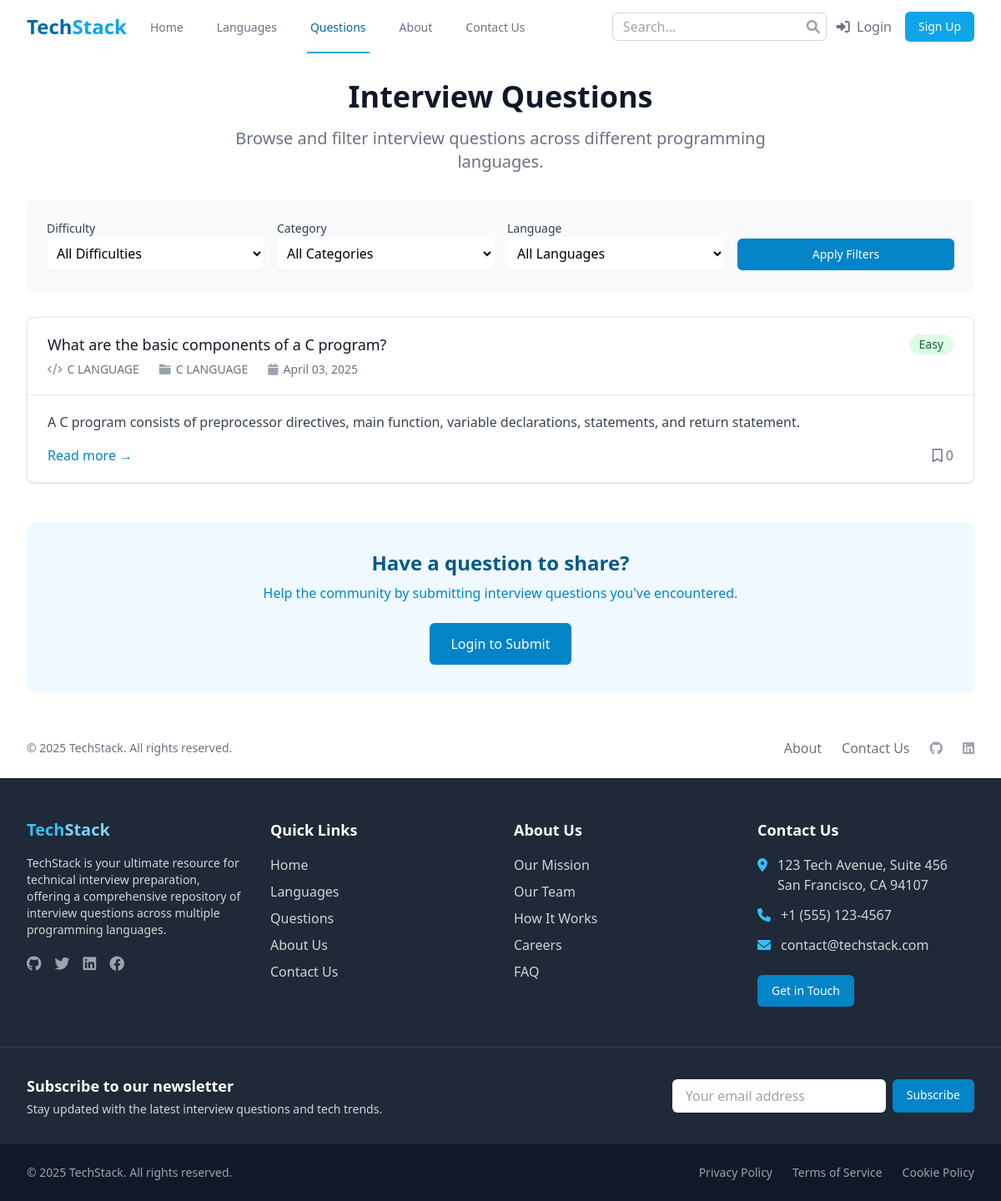
Screenshot of /questions/ with the database file from the repository.
### questions/models.py (models this page shows, shortened)
class Question(models.Model):
    title = models.CharField(max_length=255)
    slug = models.SlugField(unique=True, blank=True)
    content = models.TextField()
    code_snippet = models.TextField(blank=True, null=True)
    difficulty = models.CharField(
        max_length=10,
        choices=DifficultyLevel.choices,
        default=DifficultyLevel.MEDIUM
    )
    language = models.ForeignKey(Language, on_delete=models.CASCADE, related_name='questions')
    topics = models.ManyToManyField(Topic, related_name='questions')
    category = models.ForeignKey(Category, on_delete=models.SET_NULL, null=True, related_name='questions')
    created_by = models.ForeignKey(User, on_delete=models.SET_NULL, null=True, related_name='created_questions')
    created_at = models.DateTimeField(auto_now_add=True)
    updated_at = models.DateTimeField(auto_now=True)
    is_approved = models.BooleanField(default=False)
    class Meta:
        ordering = ['-created_at']

class Category(models.Model):
    name = models.CharField(max_length=100, unique=True)
    slug = models.SlugField(unique=True, blank=True)
    def __str__(self):
        return self.name
    class Meta:
        verbose_name_plural = 'Categories'

### languages/models.py (models this page shows, shortened)
class Language(models.Model):
    name = models.CharField(max_length=100)
    slug = models.SlugField(unique=True, blank=True)
    description = models.TextField()
    logo = models.ImageField(upload_to='languages/logos/', blank=True, null=True)
    created_at = models.DateTimeField(auto_now_add=True)
    updated_at = models.DateTimeField(auto_now=True)
    is_featured = models.BooleanField(default=False)
    def __str__(self):
        return self.name
    class Meta:
        ordering = ['name']

### questions/views.py (the view)
# urls.py: path('', views.question_list, name='question_list'),
def question_list(request):
    filter_form = QuestionFilterForm(request.GET)
    questions = Question.objects.filter(is_approved=True)
    if filter_form.is_valid():
        difficulty = filter_form.cleaned_data.get('difficulty')
        category = filter_form.cleaned_data.get('category')
        language = filter_form.cleaned_data.get('language')
        if difficulty:
            questions = questions.filter(difficulty=difficulty)
        if category:
            questions = questions.filter(category=category)
        if language:
            questions = questions.filter(language=language)
    paginator = Paginator(questions, 10)
    page_number = request.GET.get('page')
    page_obj = paginator.get_page(page_number)
    context = {
        'filter_form': filter_form,
        'page_obj': page_obj,
    }
    return render(request, 'questions/question_list.html', context)

### questions/forms.py
class QuestionFilterForm(forms.Form):
    from .models import DifficultyLevel  # Import DifficultyLevel inside the class if needed
    DIFFICULTY_CHOICES = [('', 'All Difficulties')] + list(DifficultyLevel.choices)  # Fix here
    difficulty = forms.ChoiceField(choices=DIFFICULTY_CHOICES, required=False)
    category = forms.ModelChoiceField(
        queryset=Category.objects.all(),
        empty_label="All Categories",
        required=False
    )
    language = forms.ModelChoiceField(
        queryset=Language.objects.all(),
        empty_label="All Languages",
        required=False
    )

### templates/questions/question_list.html (shortened to what this page needs)
{% extends 'base.html' %}
{% block content %}
<div class="bg-white">
    <div class="max-w-7xl mx-auto py-8 px-4 sm:px-6 lg:px-8">
        <div class="text-center">
            <h1 class="text-3xl font-extrabold text-gray-900 sm:text-4xl">
                Interview Questions
            </h1>
            <p class="mt-3 max-w-2xl mx-auto text-xl text-gray-500 sm:mt-4">
                Browse and filter interview questions across different programming languages.
            </p>
        </div>
        <div class="mt-8 bg-gray-50 p-6 rounded-lg shadow-sm">
            <form method="get" action="{% url 'question_list' %}" class="space-y-4 sm:space-y-0 sm:flex sm:items-end sm:space-x-4">
                <div class="w-full sm:w-1/4">
                    <label for="id_difficulty" class="block text-sm font-medium text-gray-700">Difficulty</label>
                    {{ filter_form.difficulty }}
                </div>
                <div class="w-full sm:w-1/4">
                    <label for="id_category" class="block text-sm font-medium text-gray-700">Category</label>
                    {{ filter_form.category }}
                </div>
                <div class="w-full sm:w-1/4">
                    <label for="id_language" class="block text-sm font-medium text-gray-700">Language</label>
                    {{ filter_form.language }}
                </div>
                <div class="w-full sm:w-1/4">
                    <button type="submit" class="w-full inline-flex justify-center py-2 px-4 border border-transparent shadow-sm text-sm font-medium rounded-md text-white bg-primary-600 hover:bg-primary-700 focus:outline-none focus:ring-2 focus:ring-offset-2 focus:ring-primary-500">
                        Apply Filters
                    </button>
                </div>
            </form>
        </div>
        <div class="mt-8 space-y-6">
            {% for question in page_obj %}
                <div class="bg-white shadow overflow-hidden sm:rounded-lg border border-gray-200 question-card">
                    <div class="px-4 py-5 sm:px-6">
                        <div class="flex items-center justify-between">
                            <h3 class="text-lg leading-6 font-medium text-gray-900">
                                <a href="{% url 'question_detail' question.slug %}" class="hover:text-primary-600">
                                    {{ question.title }}
                                </a>
                            </h3>
                            <span class="inline-flex items-center px-3 py-0.5 rounded-full text-sm font-medium
                                {% if question.difficulty == 'easy' %}
                                    bg-green-100 text-green-800
                                {% elif question.difficulty == 'medium' %}
                                    bg-yellow-100 text-yellow-800
                                {% else %}
                                    bg-red-100 text-red-800
                                {% endif %}
                            ">
                                {{ question.get_difficulty_display }}
                            </span>
                        </div>
                        <div class="mt-1 flex flex-col sm:flex-row sm:flex-wrap sm:mt-0 sm:space-x-6">
                            <div class="mt-2 flex items-center text-sm text-gray-500">
                                <i class="fas fa-code flex-shrink-0 mr-1.5 text-gray-400"></i>
                                {{ question.language.name }}
                            </div>
                            <div class="mt-2 flex items-center text-sm text-gray-500">
                                <i class="fas fa-folder flex-shrink-0 mr-1.5 text-gray-400"></i>
                                {{ question.category.name }}
                            </div>
                            <div class="mt-2 flex items-center text-sm text-gray-500">
                                <i class="fas fa-calendar flex-shrink-0 mr-1.5 text-gray-400"></i>
                                {{ question.created_at|date:"F d, Y" }}
                            </div>
                        </div>
                    </div>
                    <div class="border-t border-gray-200 px-4 py-5 sm:px-6">
                        <p class="text-gray-700">{{ question.content|truncatewords:50 }}</p>
                        <div class="mt-4 flex justify-between">
                            <a href="{% url 'question_detail' question.slug %}" class="text-primary-600 hover:text-primary-700">
                                Read more <span aria-hidden="true">&rarr;</span>
                            </a>
                            <div class="flex items-center text-gray-500">
                                <i class="far fa-bookmark mr-1"></i>
                                <span>{{ question.bookmarks.count }}</span>
                            </div>
                        </div>
                    </div>
                </div>
            {% empty %}
                <div class="text-center py-12 bg-white rounded-lg shadow">
                    <i class="fas fa-search text-4xl text-gray-300"></i>
                    <h3 class="mt-2 text-lg font-medium text-gray-900">No questions found</h3>
                    <p class="mt-1 text-sm text-gray-500">Try adjusting your search or filter criteria.</p>
                </div>
            {% endfor %}
        </div>
        <div class="mt-12 bg-primary-50 rounded-lg shadow-sm p-8 text-center">
            <h2 class="text-2xl font-bold text-primary-800">Have a question to share?</h2>
            <p class="mt-2 text-primary-600">Help the community by submitting interview questions you've encountered.</p>
            <div class="mt-6">
                {% if user.is_authenticated %}
                    <a href="{% url 'submit_question' %}" class="inline-flex items-center px-6 py-3 border border-transparent text-base font-medium rounded-md shadow-sm text-white bg-primary-600 hover:bg-primary-700 focus:outline-none focus:ring-2 focus:ring-offset-2 focus:ring-primary-500">
                        Submit a Question
                    </a>
                {% else %}
                    <a href="{% url 'account_login' %}" class="inline-flex items-center px-6 py-3 border border-transparent text-base font-medium rounded-md shadow-sm text-white bg-primary-600 hover:bg-primary-700 focus:outline-none focus:ring-2 focus:ring-offset-2 focus:ring-primary-500">
                        Login to Submit
                    </a>
                {% endif %}
            </div>
        </div>
    </div>
</div>
{% endblock %}

### templates/questions/question_list.html (style rules this page uses)
.question-card { transition: transform 0.3s ease, box-shadow 0.3s ease; opacity: 0; animation: fadeIn 0.5s ease-out forwards; }
select { width: 100%; padding: 0.5rem; border-radius: 0.375rem; border-color: #d1d5db; background-color: white; box-shadow: 0 1px 2px 0 rgba(0, 0, 0, 0.05); }

### rows the page displays
Question: title "What are the basic components of a C program?", difficulty "Easy", language.name "C LANGUAGE", category.name "C LANGUAGE", created_at "April 03, 2025", content "A C program consists of preprocessor directives, main function, variable declarations, statements, and return statement.", bookmarks.count "0"
